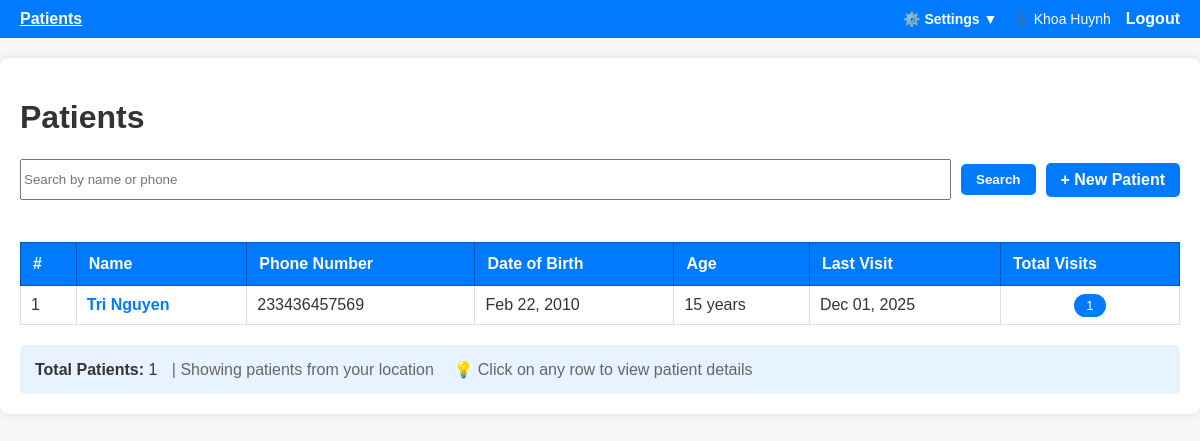
Page /patients/ (signed in) on the earlier database version.
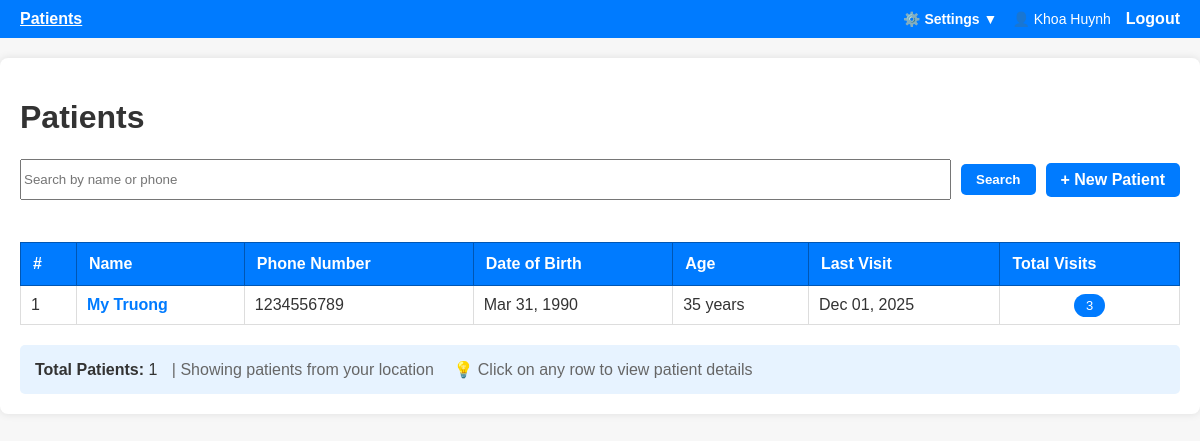
Same page on the later database version.
### doctor_app/models.py (models this page shows)
class Patient(db.Model):
    id = db.Column(db.Integer, primary_key=True)
    full_name = db.Column(db.String(120), nullable=False, index=True)
    phone = db.Column(db.String(30), nullable=True, index=True)
    date_of_birth = db.Column(db.Date, nullable=True)
    created_at = db.Column(db.DateTime, default=datetime.utcnow)
    doctor_id = db.Column(
        db.Integer, db.ForeignKey("user.id"), nullable=True
    )  # NEW: Primary doctor
    visits = db.relationship(
        "Visit", backref="patient", lazy=True, cascade="all, delete-orphan"
    )

class Visit(db.Model):
    id = db.Column(db.Integer, primary_key=True)
    patient_id = db.Column(
        db.Integer, db.ForeignKey("patient.id"), nullable=False, index=True
    )
    visit_date = db.Column(db.DateTime, default=datetime.utcnow, index=True)
    clinician = db.Column(db.String(120), nullable=True)
    notes = db.Column(db.Text, nullable=True)
    created_by = db.Column(db.Integer, db.ForeignKey("user.id"), nullable=True)
    diagnoses = db.relationship(
        "Diagnosis", backref="visit", lazy=True, cascade="all, delete-orphan"
    )

### doctor_app/patients/routes.py (the view)
@bp.route("/", methods=["GET"])
@login_required
def list_patients():
    from flask_login import current_user
    q = request.args.get("q", "")
    if q:
        patients = (
            Patient.query.filter(
                (Patient.full_name.ilike(f"%{q}%")) | (Patient.phone.ilike(f"%{q}%"))
            )
            .order_by(Patient.full_name.asc())
            .all()
        )
    else:
        patients = (
            Patient.query.filter_by(doctor_id=current_user.id)
            .order_by(Patient.full_name.asc())
            .all()
        )
    return render_template(
        "patients/list.html", patients=patients, q=q, now=datetime.now()
    )

### doctor_app/auth/routes.py (called while the page is built)
@login_manager.user_loader
def load_user(user_id):
    return User.query.get(int(user_id))

### doctor_app/models.py (called while the page is built)
    def is_admin(self):
        return self.role == "admin"

### doctor_app/templates/patients/list.html (shortened to what this page needs)
{% extends 'base.html' %}
{% block content %}
<h1>Patients</h1>
<div class="search-bar" style="display: flex; gap: 10px; margin-bottom: 20px; flex-wrap: wrap; align-items: center;">
  <form method="get" style="display: flex; gap: 10px; flex: 1;">
    <input name="q" value="{{ q }}" placeholder="Search by name or phone" style="flex: 1;">
    <button type="submit" class="btn">Search</button>
  </form>
  <a href="{{ url_for('patients.new_patient') }}" class="btn">+ New Patient</a>
</div>
{% if patients %}
<div style="overflow-x: auto;">
  <table style="width: 100%; border-collapse: collapse; margin-top: 20px;">
    <thead>
      <tr style="background: #007bff; color: white;">
        <th style="padding: 12px; text-align: left; border: 1px solid #0056b3;">#</th>
        <th style="padding: 12px; text-align: left; border: 1px solid #0056b3;">Name</th>
        <th style="padding: 12px; text-align: left; border: 1px solid #0056b3;">Phone Number</th>
        <th style="padding: 12px; text-align: left; border: 1px solid #0056b3;">Date of Birth</th>
        <th style="padding: 12px; text-align: left; border: 1px solid #0056b3;">Age</th>
        <th style="padding: 12px; text-align: left; border: 1px solid #0056b3;">Last Visit</th>
        <th style="padding: 12px; text-align: left; border: 1px solid #0056b3;">Total Visits</th>
      </tr>
    </thead>
    <tbody>
      {% for p in patients %}
      <tr class="patient-row" data-patient-id="{{ p.id }}" style="{% if p.doctor_id != current_user.id %}background: #fff3cd;{% endif %} cursor: pointer;">
        <td style="padding: 10px; border: 1px solid #ddd;">{{ loop.index }}</td>
        <td style="padding: 10px; border: 1px solid #ddd;">
          <strong style="color: #007bff;">{{ p.full_name }}</strong>
        </td>
        <td style="padding: 10px; border: 1px solid #ddd;">
          {{ p.phone or '—' }}
        </td>
        <td style="padding: 10px; border: 1px solid #ddd;">
          {% if p.date_of_birth %}
            {{ p.date_of_birth.strftime('%b %d, %Y') }}
          {% else %}
            —
          {% endif %}
        </td>
        <td style="padding: 10px; border: 1px solid #ddd;">
          {% if p.date_of_birth %}
            {% set age = ((now.year - p.date_of_birth.year) - ((now.month, now.day) < (p.date_of_birth.month, p.date_of_birth.day))) %}
            {{ age }} years
          {% else %}
            —
          {% endif %}
        </td>
        <td style="padding: 10px; border: 1px solid #ddd;">
          {% if p.visits %}
            {% set last_visit = p.visits|sort(attribute='visit_date', reverse=True)|first %}
            {{ last_visit.visit_date.strftime('%b %d, %Y') }}
          {% else %}
            <span style="color: #999;">No visits</span>
          {% endif %}
        </td>
        <td style="padding: 10px; border: 1px solid #ddd; text-align: center;">
          <span style="background: #007bff; color: white; padding: 4px 12px; border-radius: 12px; font-size: 13px;">
            {{ p.visits|length }}
          </span>
        </td>
      </tr>
      {% endfor %}
    </tbody>
  </table>
</div>
<div style="margin-top: 20px; padding: 15px; background: #e7f3ff; border-radius: 5px;">
  <strong>Total Patients:</strong> {{ patients|length }}
  {% if q %}
  <span style="margin-left: 10px; color: #666;">| Showing search results for "{{ q }}"</span>
  <a href="{{ url_for('patients.list_patients') }}" style="margin-left: 10px; color: #007bff;">Clear search</a>
  {% else %}
  <span style="margin-left: 10px; color: #666;">| Showing patients from your location</span>
  {% endif %}
  <span style="margin-left: 15px; color: #666;">💡 Click on any row to view patient details</span>
</div>
{% endif %}
{% endblock %}

Differences in the rows shown:
no longer on this page (row edited): Patient: full_name "Tri Nguyen", phone "233436457569", date_of_birth "Feb 22, 2010", age "15", visits|length "1"
added Patient: full_name "My Truong", phone "1234556789", date_of_birth "Mar 31, 1990", age "35", visits|length "3"
